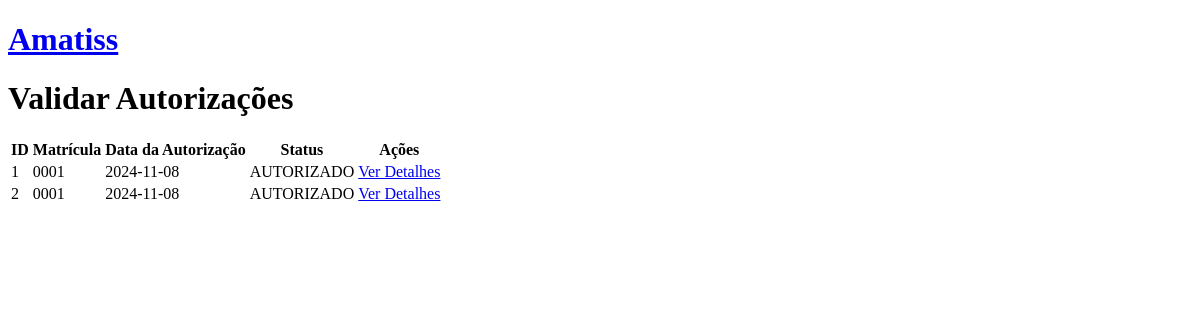
Page /valida_aut on the earlier database version.
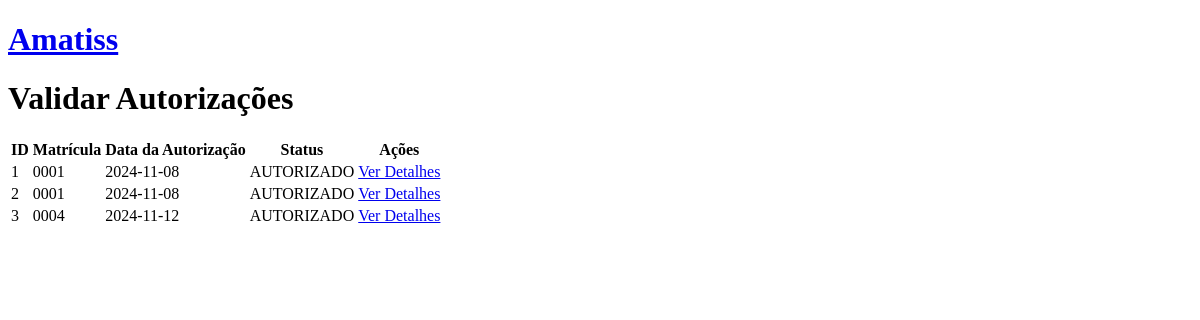
Same page on the later database version.
### app.py (models this page shows, shortened)
class Autorizacao(db.Model):
    id = db.Column(db.Integer, primary_key=True)  # Um número que identifica cada autorização
    usuario_id = db.Column(db.Integer, db.ForeignKey('usuario.id'), nullable=False)  # Qual usuário fez a autorização (chave estrangeira)
    matricula = db.Column(db.String(100), db.ForeignKey('beneficiario.matricula'), nullable=False)  # Qual beneficiário recebeu a autorização (chave estrangeira)
    data_autorizacao = db.Column(db.DateTime, nullable=False)  # Data da autorização
    status = db.Column(db.String(50), nullable=True)  # Status da autorização (por exemplo, aprovada ou negada)
    senha= db.Column(db.String(20), nullable=True)
    cod_procedimento= db.Column(db.String(20), nullable=False)
    nome_procedimento= db.Column(db.String(50), nullable=False)
    nome_local= db.Column(db.String(50), nullable= False)
    nome_atendente= db.Column(db.String(50), nullable= False)
    beneficiario = db.relationship('Beneficiario', backref='autorizacoes')  # Relacionamento com o beneficiário

### app.py (the view)
@app.route('/valida_aut')
def valida_aut():
    autorizacoes= Autorizacao.query.all()
    return render_template('valida_aut.html', autorizacoes=autorizacoes)

### templates/valida_aut.html (shortened to what this page needs)
<!DOCTYPE html>
<html lang="pt-BR">
<head>
</head>
<body class="corpo_padrao">
    <div class="cabecalho">
        <h1><a href="{{ url_for('autoriza') }}">Amatiss</a></h1>
    </div>
    <h1>Validar Autorizações</h1>
    <div>
        <table>
            <thead>
                <tr>
                    <th>ID</th>
                    <th>Matrícula</th>
                    <th>Data da Autorização</th>
                    <th>Status</th>
                    <th>Ações</th>
                </tr>
            </thead>
            <tbody>
                {% for autorizacao in autorizacoes %}
                    <tr>
                        <td>{{ autorizacao.id }}</td>
                        <td>{{ autorizacao.matricula }}</td>
                        <td>{{ autorizacao.data_autorizacao.strftime('%Y-%m-%d') }}</td>
                        <td>{{ autorizacao.status }}</td>
                        <td>
                            <a href=" ">Ver Detalhes</a>
                        </td>
                    </tr>
                {% endfor %}
            </tbody>
        </table>
    </div>
</body>
</html>

Differences in the rows shown:
added Autorizacao: id "3", matricula "0004", data_autorizacao "2024-11-12", status "AUTORIZADO"
